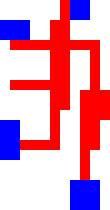

This chart was generated by the following Python code:
import csv
from PIL import Image

class Grid:
    def __init__(self, rows=0, cols=0):
        self.grid = [['.' for _ in range(cols)] for _ in range(rows)]
        self.warehouse = []
    
    def load_from_csv(self, file_path):
        """Reads a CSV file and populates the grid."""
        with open(file_path, newline='') as csvfile:
            reader = csv.reader(csvfile)
            self.grid = [[int(cell) if cell.isdigit() else cell for cell in row] for row in reader]
    
    def display(self):
        """Prints the grid to the console in a readable format."""
        for row in self.grid:
            print(" ".join([str(cell) if isinstance(cell, int) else cell for cell in row]))

    def save_grid_as_image(self, verbose, filename):
        """Creates an image representation of the grid."""
        height, width = len(self.grid), len(self.grid[0])
        img = Image.new("RGB", (width, height), "white")
        pixels = img.load()
        
        for r in range(height):
            for c in range(width):
                if isinstance(self.grid[r][c], int):  # Buildings
                    pixels[c, r] = (0, 0, 255)  # Blue
                elif self.grid[r][c] == "R":  # Roads
                    pixels[c, r] = (255, 0, 0)  # Red
                else:  # Empty space
                    pixels[c, r] = (255, 255, 255)  # White
        
        img = img.resize((width * 10, height * 10), Image.NEAREST)
        img.save(filename)
        if verbose:
            print(f"Grid image saved as {filename}")
            img.show()
